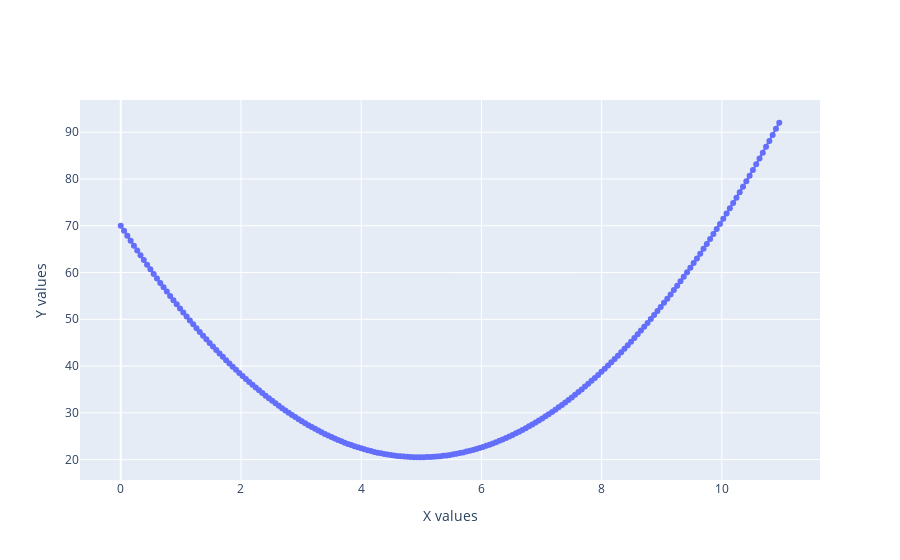

Notebook source saved alongside this figure:
### Markdown cell above
![](2022-04-03-12-01-35.png)

### Code cell
import numpy as np
import matplotlib.pyplot as plt
import plotly.express as px
import plotly.graph_objects as go

import pandas as pd

x = np.linspace(0,2*30**0.5,201)

y = 20+(30**0.5-x)**2+(20**0.5-x)**2

fig = go.Figure(go.Scatter(
    mode = "lines+markers",
    x = x,
    y = y))

fig.update_xaxes(title_text = 'X values')
fig.update_yaxes(title_text = 'Y values')

fig.show()

### Figure 1 — Plotly figure (JSON) as saved in the notebook; plotly's stock layout.template omitted (floating-point values rounded to 4 significant figures; data arrays with more than 128 entries replaced by an {"elided": "..."} marker saying what was removed)
{"data": [{"mode": "lines+markers", "type": "scatter", "x": {"elided": "201 float values"}, "y": {"elided": "201 float values"}}], "layout": {"xaxis": {"title": {"text": "X values"}}, "yaxis": {"title": {"text": "Y values"}}}}
